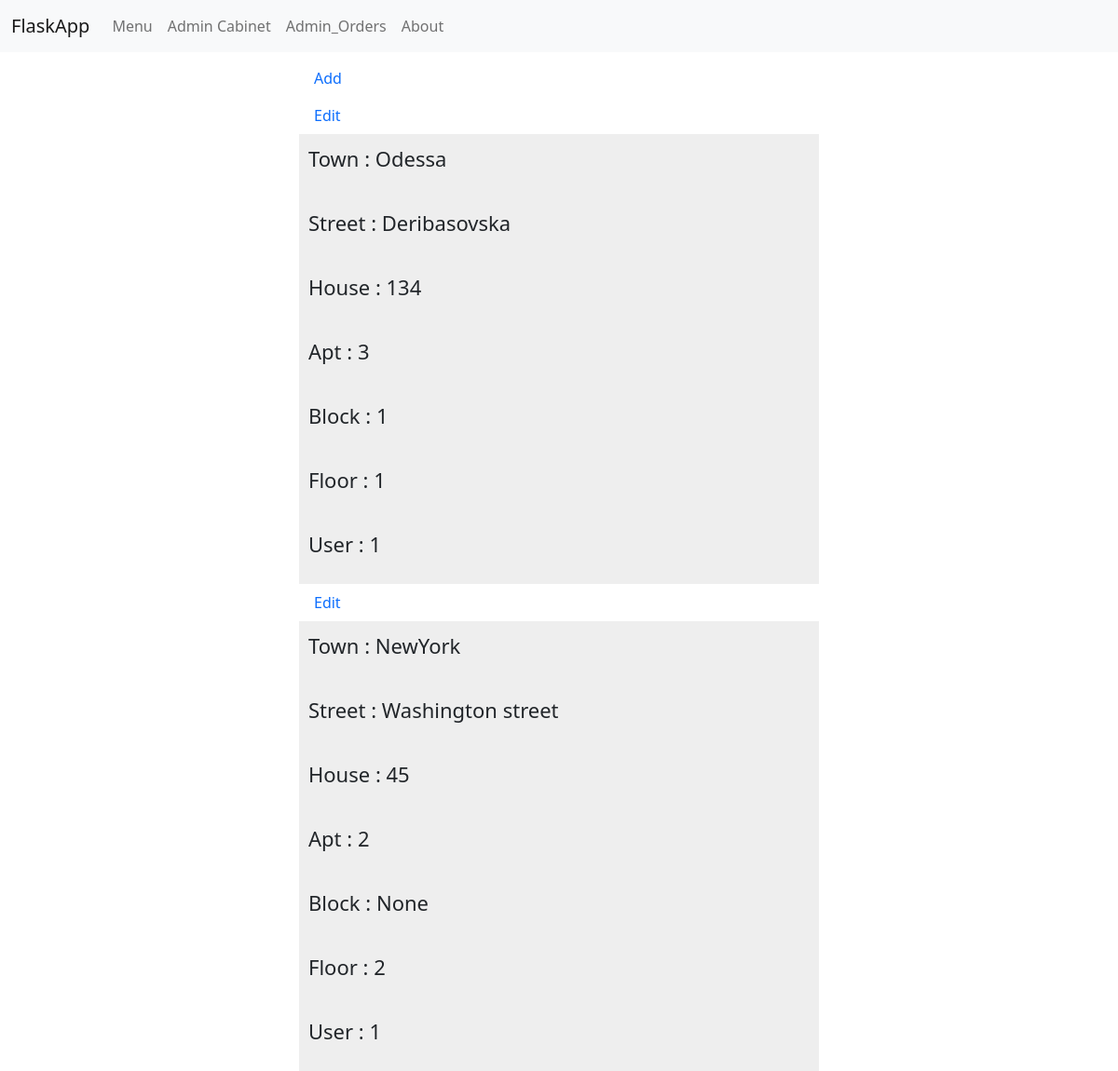
The app's page /user/addresses (signed in), older data.
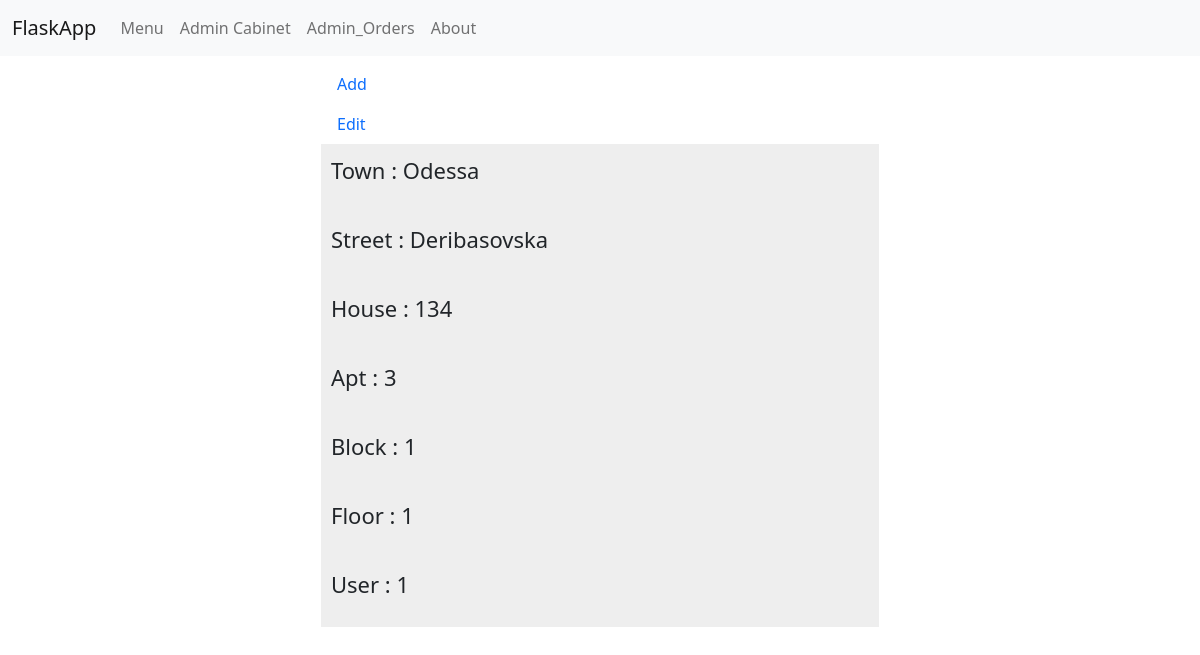
The same page, newer data.
### tables this page shows
CREATE TABLE Address (ID INTEGER NOT NULL UNIQUE, Town TEXT NOT NULL, Street TEXT NOT NULL, House TEXT NOT NULL, Apt TEXT, Block INTEGER, Floor INTEGER, User INTEGER NOT NULL REFERENCES User (ID), PRIMARY KEY (ID));

### view.py (the view)
def user_address_list():
    if session.get('ID') is None:
        return redirect('/user/sign_in')
    if request.method == 'GET':
        result = db_get_data(SQLiteDB('Dishes.db'), 'Address', ['*'], params={'User': session['ID']})
        print(result)
        return render_template('user_addresses.html', result=result)

### db_methods.py (called while the page is built)
def dict_factory(cursor, row):
    d = {}
    for idx, col in enumerate(cursor.description):
        d[col[0]] = row[idx]
    return d

    def __enter__(self):
        return self

    def __exit__(self, exc_type, exc_val, exc_tb):
        self.connect.commit()
        self.connect.close()

    def sql_query(self, query, all_data=True):
        answer = self.cursor.execute(query)
        if all_data:
            return answer.fetchall()
        else:
            return answer.fetchone()

    def select_from(self, table_name, columns: list, param=None, all_data=True):
        columns = ','.join(columns)
        query = f"SELECT {columns} FROM {table_name}"
        if param:
            param = ' and '.join([f"{key}='{value}'" for key, value in param.items()])
            query += f" WHERE {param}"
        if all_data:
            return self.sql_query(query)
        else:
            return self.sql_query(query, all_data=False)

### view.py (called while the page is built)
def db_get_data(data_base, table_name, *args, params=None, get_all=True):
    with data_base as db:
        result = db.select_from(table_name, *args, param=params, all_data=get_all)
    return result

### templates/user_addresses.html (shortened to what this page needs)
{% extends 'user.html' %}
{% block content %}
    <div style="width: 50%; margin: auto">
                        <a class="nav-link" href="{{ url_for('user_address_add') }}">Add</a>
        {% for dish in result %}
            {% for key, value in dish.items() %}
                {% if key == 'ID' %}
                        <a class="nav-link" href="{{ url_for('user_address', address_id=value) }}">Edit</a>
                {% endif %}
                {% if key != 'ID' %}
                    <div style="padding: 10px; background-color: #EEE">
                        <p style="font-size: 22px">{{ key }} : {{ value }}</p>
                    </div>
                {% endif %}
            {% endfor %}
        {% endfor %}
    </div>
{% endblock %}

Row changes from the older to the newer data that the page shows:
no longer on this page (row edited): Address: key "Town", Town "NewYork", key "Street", Street "Washington street", key "House", House "45", dish "Apt" "Block" "Floor" "User", dish "2" "None" "2" "1"
